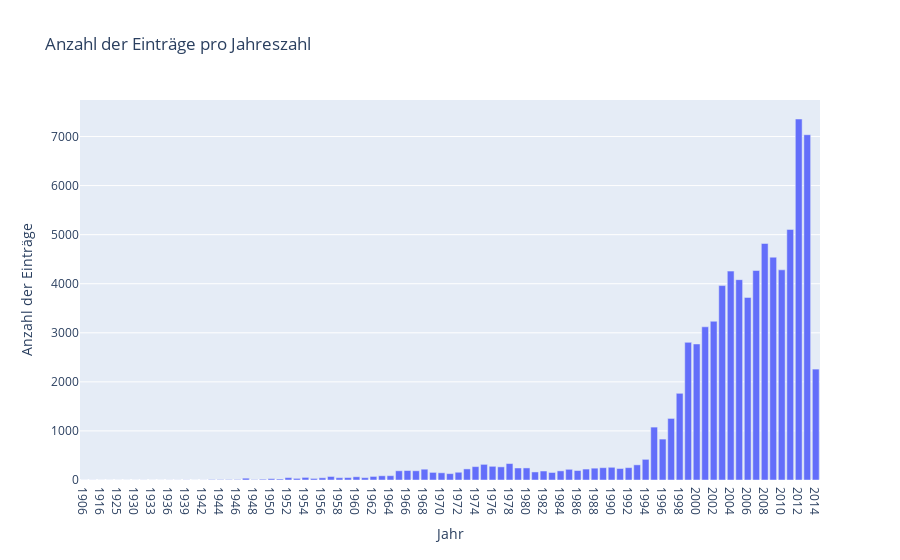

Source (notebook cell):
### Markdown cell above
## Year Distribution

### Code cell
# interactive sorting by count and by year 
# by year has more value is guess ?


# Daten einlesen
df = pd.read_csv('data/ufo_data.csv')

def createYearSeries(df):
    arr = []
    for i in df['datetime']:
        # problem with the inconsistent dates solved with backwars slicing
        append_year = i[-10:-6]
        arr.append(append_year)

    return pd.Series(arr)

df['datetime'] = createYearSeries(df)

# group by year and counting entry 
jahreszahl_count = df['datetime'].value_counts().sort_index()

fig = go.Figure(data=[go.Bar(x=jahreszahl_count.index, y=jahreszahl_count.values)])

fig.update_layout(title='Anzahl der Einträge pro Jahreszahl',
                  xaxis_title='Jahr',
                  yaxis_title='Anzahl der Einträge')

fig.show()

### Figure 1 — Plotly figure (JSON) as saved in the notebook; plotly's stock layout.template omitted (floating-point values rounded to 4 significant figures)
{"data": [{"type": "bar", "x": ["1906", "1910", "1916", "1920", "1925", "1929", "1930", "1931", "1933", "1934", "1936", "1937", "1939", "1941", "1942", "1943", "1944", "1945", "1946", "1947", "1948", "1949", "1950", "1951", "1952", "1953", "1954", "1955", "1956", "1957", "1958", "1959", "1960", "1961", "1962", "1963", "1964", "1965", "1966", "1967", "1968", "1969", "1970", "1971", "1972", "1973", "1974", "1975", "1976", "1977", "1978", "1979", "1980", "1981", "1982", "1983", "1984", "1985", "1986", "1987", "1988", "1989", "1990", "1991", "1992", "1993", "1994", "1995", "1996", "1997", "1998", "1999", "2000", "2001", "2002", "2003", "2004", "2005", "2006", "2007", "2008", "2009", "2010", "2011", "2012", "2013", "2014"], "y": [1, 2, 1, 1, 1, 1, 1, 2, 1, 1, 2, 2, 3, 1, 2, 9, 9, 9, 10, 37, 8, 16, 28, 20, 49, 33, 53, 32, 45, 72, 47, 50, 66, 48, 73, 86, 88, 188, 193, 188, 220, 155, 147, 130, 158, 226, 273, 319, 279, 268, 335, 245, 246, 164, 183, 153, 186, 218, 193, 223, 241, 251, 259, 234, 252, 309, 421, 1078, 834, 1255, 1767, 2805, 2772, 3122, 3235, 3962, 4257, 4083, 3721, 4269, 4820, 4541, 4283, 5107, 7357, 7037, 2260]}], "layout": {"title": {"text": "Anzahl der Einträge pro Jahreszahl"}, "xaxis": {"title": {"text": "Jahr"}}, "yaxis": {"title": {"text": "Anzahl der Einträge"}}}}
